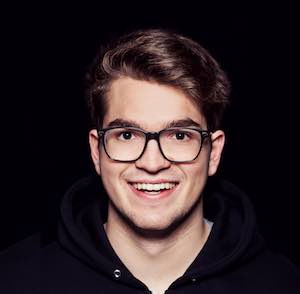
#> input picture images/smile.jpg, 300 x 294 px
$ jupyter execute --allow-errors nGraph_ONNX_Example.ipynb   (shell and % lines are left out)
#> lines starting #> are read from the running program, lines starting #| are printed output that depends on the picture
# Inference with ngraph

[cell 1]
from ngraph_onnx.onnx_importer.importer import import_onnx_file
import ngraph as ng
# Import the ONNX file
#> (the rest of this cell did not finish here and is left out)

[cell 2]
from PIL import Image
import numpy as np

[cell 3]
# Reading image and reshaping
image = Image.open("images/smile.jpg").convert('L')
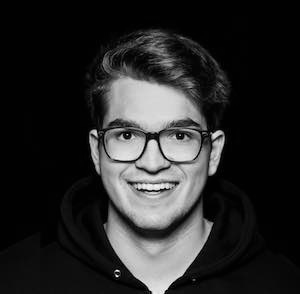
#> image: PIL image 300x294 L; min 0, max 253, mean 40.1
resized = image.resize((64, 64))
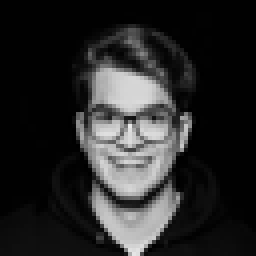
#> resized: PIL image 64x64 L (shown 4 times larger); min 0, max 233, mean 40.1

values = np.array(resized).reshape(1, 1,  64, 64)
